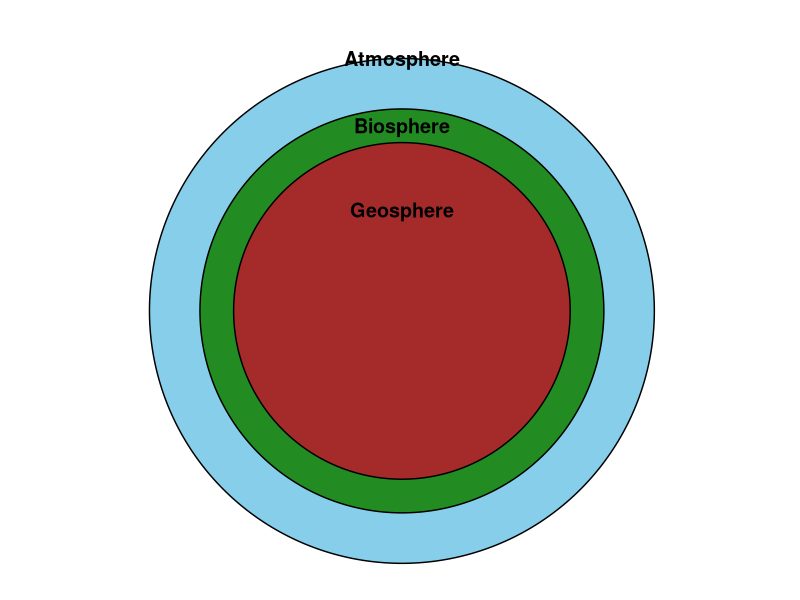
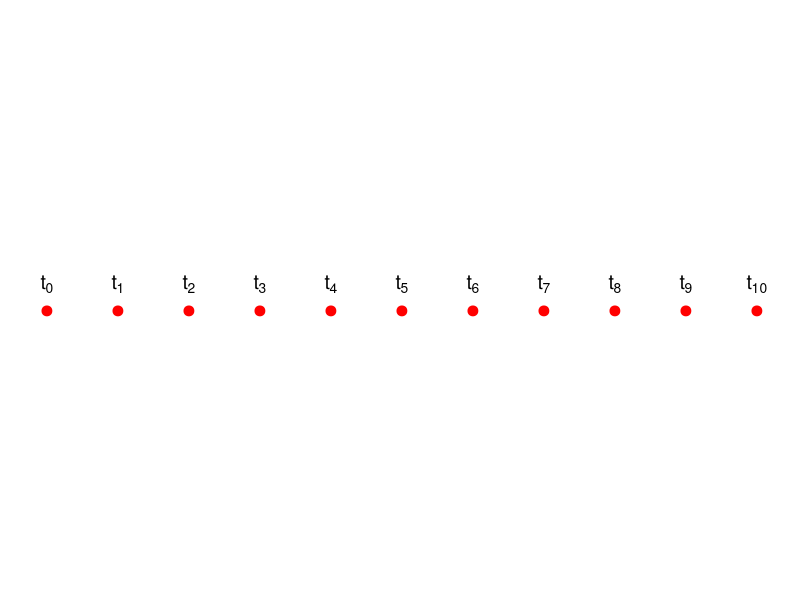
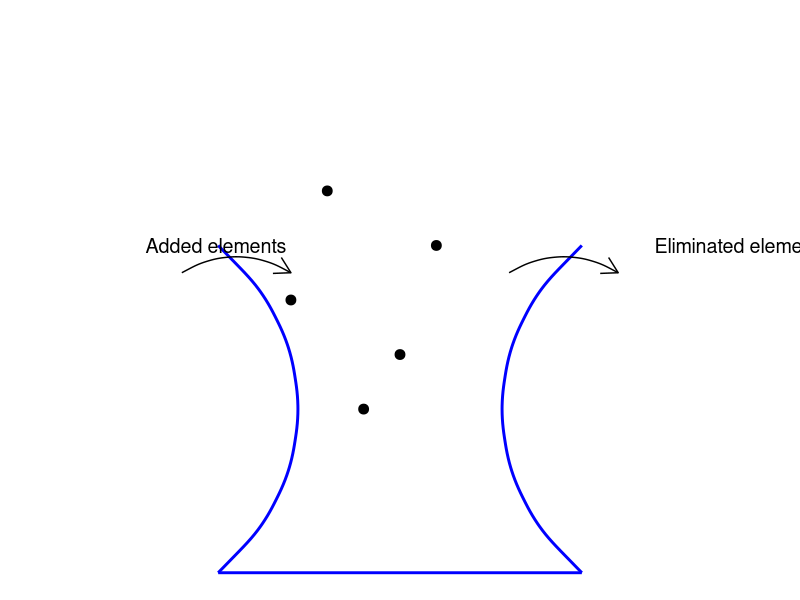
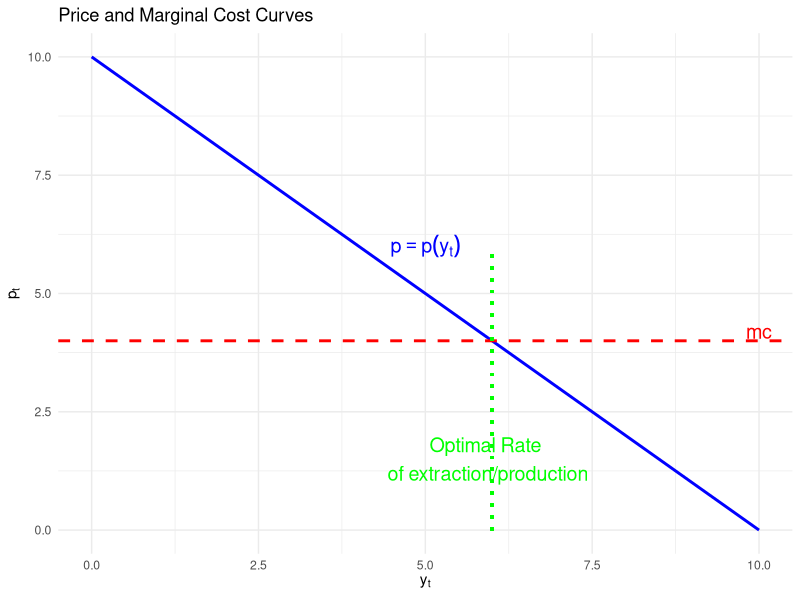
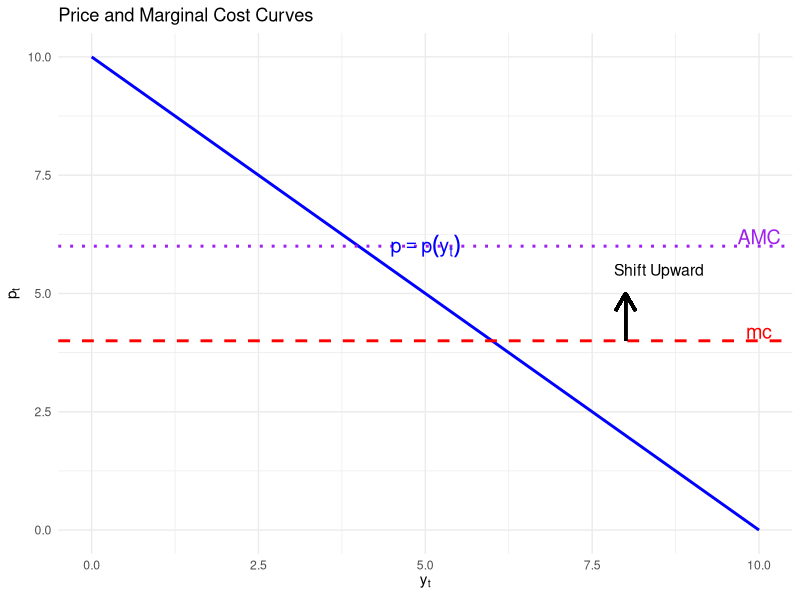

Recreate these plots in R, in order.
## ---- chunk 1
#| message: false
#| warning: false
#| echo: false
# Load required libraries
library(ggforce)
library(ggplot2)

# Create a data frame to represent the three layers
earth_layers <- data.frame(
  layer = c("Atmosphere", "Biosphere", "Geosphere"),
  radius = c(1.5, 1.2, 1) # Radius for each layer
)

# Add label positions (top, left, right)
earth_layers$label_x <- c(0, 0, 0)  # X-coordinates for labels
earth_layers$label_y <- c(1.5, 1.1, 0.6)     # Y-coordinates for labels

# Create the plot
ggplot() +
  # Draw each layer as a circle
  geom_circle(data = earth_layers, aes(x0 = 0, y0 = 0, r = radius, fill = layer), color = "black", size = 0.5) +
  # Set the coordinate system to fixed
  coord_fixed() +
  # Add labels on three sides
  geom_text(
    data = earth_layers,
    aes(x = label_x, y = label_y, label = layer),
    size = 5,
    fontface = "bold"
  ) +
  # Adjust the fill colors for each layer
  scale_fill_manual(
    values = c("Atmosphere" = "skyblue", "Biosphere" = "forestgreen", "Geosphere" = "brown")
  ) +
  # Add title and theme
  ggtitle("") +
  theme_minimal() +
  theme(
    axis.text = element_blank(),  # Remove axis text
    axis.title = element_blank(), # Remove axis titles
    axis.ticks = element_blank(), # Remove axis ticks
    panel.grid = element_blank(), # Remove grid
    legend.position = "none"      # Remove legend
  )


## ---- chunk 2
#| message: false
#| warning: false
#| echo: false
# Load required library
library(ggplot2)

# Create a data frame representing the time periods and their positions
time_periods <- data.frame(
  time = 0:10,                 # Time points from t_0 to t_10
  position = 0:10              # Corresponding positions on the line
)

# Add a column for labels using expressions
time_periods$label <- paste0("t[", time_periods$time, "]") # Create labels as text

# Create the plot
ggplot(time_periods, aes(x = position, y = 0)) +
  # Draw the line
  geom_segment(aes(xend = position, yend = 0), color = "black", size = 1) +
  # Add points at each segment
  geom_point(color = "red", size = 3) +
  # Add labels for each time period using parse = TRUE
  geom_text(aes(label = label), vjust = -1, size = 5, parse = TRUE) +
  # Customize the plot
  ggtitle("") +
  theme_minimal() +
  theme(
    axis.text.x = element_blank(),    # Remove x-axis text
    axis.ticks.x = element_blank(),  # Remove x-axis ticks
    axis.title.x = element_blank(),  # Remove x-axis title
    axis.text.y = element_blank(),   # Remove y-axis text
    axis.ticks.y = element_blank(),  # Remove y-axis ticks
    axis.title.y = element_blank(),  # Remove y-axis title
    panel.grid = element_blank()     # Remove gridlines
  )


## ---- chunk 3
#| message: false
#| warning: false
#| echo: false

# Load required libraries
library(ggplot2)
library(grid)

# Create a data frame for points inside the "U" set
points_inside <- data.frame(
  x = c(0.2, 0.3, 0.5, 0.6, 0.4),
  y = c(0.5, 0.7, 0.4, 0.6, 0.3)
)

# Create the plot
ggplot() +
  # Draw the U shape (combination of two arcs and a straight line)
  # Left side of the U
  geom_curve(aes(x = 0, y = 0.6, xend = 0, yend = 0), curvature = -0.5, color = "blue", size = 1) +
  # Bottom part of the U
  geom_segment(aes(x = 0, y = 0, xend = 1, yend = 0), color = "blue", size = 1) +
  # Right side of the U
  geom_curve(aes(x = 1, y = 0.6, xend = 1, yend = 0), curvature = 0.5, color = "blue", size = 1) +
  # Add points inside the set
  geom_point(data = points_inside, aes(x = x, y = y), color = "black", size = 3) +
  # Add "Added elements" label and arrow
  annotate("text", x = -0.2, y = 0.6, label = "Added elements", size = 5, hjust = 0) +
  annotate("curve", x = -0.1, y = 0.55, xend = 0.2, yend = 0.55, 
           curvature = -0.3, arrow = arrow(length = unit(0.03, "npc")), color = "black") +
  # Add "Eliminated element" label and arrow
  annotate("text", x = 1.2, y = 0.6, label = "Eliminated element", size = 5, hjust = 0) +
  annotate("curve", x = 0.8, y = 0.55, xend = 1.1, yend = 0.55, 
           curvature = -0.3, arrow = arrow(length = unit(0.03, "npc")), color = "black") +
  # Customize the plot
  xlim(-0.5, 1.5) +
  ylim(0, 1) +
  theme_void()


## ---- chunk 4
#| message: false
#| warning: false
#| echo: false
# Load necessary library
library(ggplot2)

# Create a data frame for the values
y_t <- seq(0, 10, by = 0.1)  # y_t values
p_t <- 10 - y_t              # Downward sloping price function (p = p(y_t))
mc <- rep(4, length(y_t))    # Horizontal MC curve at p = 4

# Combine into a data frame
data <- data.frame(y_t, p_t, mc)

# Calculate the intersection point
intersection_y <- 10 - 4  # where p_t = mc
intersection_x <- intersection_y  # since y_t = x when p = mc

# Create the plot
ggplot(data, aes(x = y_t)) +
  geom_line(aes(y = p_t), color = "blue", size = 1) + 
  geom_hline(aes(yintercept = 4), color = "red", linetype = "dashed", size = 1) +
  labs(title = "Price and Marginal Cost Curves",
       x = expression(y[t]),
       y = expression(p[t])) +
  annotate("text", x = 5, y = 6, label = expression(p == p(y[t])), color = "blue", size = 5) +
  annotate("text", x = 10, y = 4.2, label = "mc", color = "red", size = 5) +
  
  # Add vertical line from intersection to x-axis
  geom_segment(aes(x = intersection_x, xend = intersection_x, y = 0, yend = intersection_y), 
               color = "green", linetype="dotted", size=1) +
  
  # Label the point OP on the x-axis
  annotate("text", x = intersection_x - 0.1, y =  1.5, label = "Optimal Rate\n of extraction/production", color = "green", size=5) +

  theme_minimal() +
  xlim(0, 10) + ylim(0, 10)

## ---- chunk 5
#| message: false
#| warning: false
#| echo: false
# Load necessary library
library(ggplot2)

# Create a data frame for the values
y_t <- seq(0, 10, by = 0.1)  # y_t values
p_t <- 10 - y_t              # Downward sloping price function (p = p(y_t))
mc <- rep(4, length(y_t))    # Original MC curve at p = 4
amc <- rep(6, length(y_t))    # Augmented Marginal Curve at p = 6

# Combine into a data frame
data <- data.frame(y_t, p_t, mc, amc)

# Create the plot
ggplot(data, aes(x = y_t)) +
  geom_line(aes(y = p_t), color = "blue", size = 1) + 
  geom_hline(aes(yintercept = 4), color = "red", linetype = "dashed", size = 1) + 
  geom_hline(aes(yintercept = 6), color = "purple", linetype = "dotted", size = 1) + 
  labs(title = "Price and Marginal Cost Curves",
       x = expression(y[t]),
       y = expression(p[t])) +
  annotate("text", x = 5, y = 6, label = expression(p == p(y[t])), color = "blue", size = 5) +
  annotate("text", x = 10, y = 4.2, label = "mc", color = "red", size = 5) +
  
  # Label the AMC line
  annotate("text", x = 10, y = 6.2, label = "AMC", color = "purple", size = 5) +

  # Add an up arrow to indicate the shift of the MC curve
  geom_segment(aes(x = 8, xend = 8, y = 4, yend = 5), 
               arrow = arrow(length=unit(0.2,"inches")), 
               color="black", size=1) +
  
  # Label for the arrow indicating upward shift
  annotate("text", x = 8.5, y = 5.5, label="Shift Upward", color="black", size=4) +

  theme_minimal() +
  xlim(0, 10) + ylim(0, 10)

